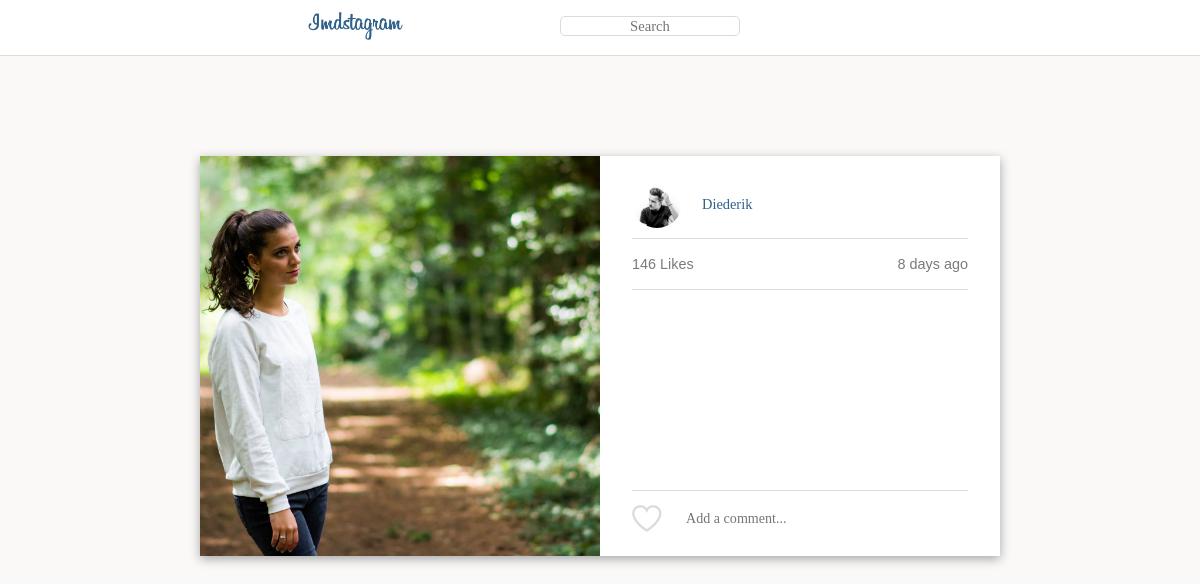
Page /postDetail.php?imageID=10 on the committed database.
### tables this page shows
CREATE TABLE `posts` (
  `imageID` int(11) NOT NULL AUTO_INCREMENT,
  `fileLocation` varchar(300) NOT NULL DEFAULT '',
  `description` varchar(300) NOT NULL DEFAULT '',
  `filter` varchar(45) DEFAULT NULL,
  `imageUserID` int(11) DEFAULT NULL,
  `timestamp` timestamp NULL DEFAULT CURRENT_TIMESTAMP ON UPDATE CURRENT_TIMESTAMP,
  `location` varchar(255) DEFAULT NULL,
  PRIMARY KEY (`imageID`)
);

CREATE TABLE `users` (
  `userID` int(11) NOT NULL AUTO_INCREMENT,
  `email` varchar(255) NOT NULL,
  `fullname` varchar(255) NOT NULL,
  `username` varchar(255) NOT NULL,
  `password` varchar(255) NOT NULL,
  `private` varchar(45) NOT NULL DEFAULT 'no',
  `bio` varchar(150) DEFAULT '',
  `avatar` varchar(255) DEFAULT NULL,
  PRIMARY KEY (`userID`)
);

### classes/postDetail.class.php (called while the page is built, shortened)
<?php
include_once ("includes/database.inc.php");
class postDetail{
    private $m_iImageID;
    public function __set($p_sProperty, $p_vValue)
    {
        switch($p_sProperty) {
            case "imageID":
                $this->m_iImageID = $p_vValue;
                break;
        }
    }
    public function getImage(){
        global $conn;
        $statement = $conn->prepare("
                                    SELECT *
                                    FROM posts
                                    WHERE imageID = :imageID");
        $statement->bindValue(':imageID', $this->m_iImageID );
        $statement->execute();
        if($statement->rowCount() == 1){
            $result = $statement->fetch(PDO::FETCH_ASSOC);
            return $result;
        }
    }
    public function getAvatar(){
        global $conn;
        $getUserID = $conn->prepare("
                                    SELECT imageUserID
                                    FROM posts
                                    WHERE imageID = :imageID");
        $getUserID->bindValue(':imageID', $this->m_iImageID );
        $getUserID->execute();
        $userID = $getUserID->fetch(PDO::FETCH_ASSOC);
        $avatarLocation = $conn->prepare("
                                 SELECT avatar
                                 FROM users
                                 WHERE userID = :userID");
        $avatarLocation->bindValue(':userID', $userID['imageUserID']);
        $avatarLocation->execute();
        $result = $avatarLocation->fetch(PDO::FETCH_ASSOC);
        return $result;
    }
    public function getUsername(){
        global $conn;
        $getUserID = $conn->prepare("
                                    SELECT imageUserID
                                    FROM posts
                                    WHERE imageID = :imageID");
        $getUserID->bindValue(':imageID', $this->m_iImageID );
        $getUserID->execute();
        $userID = $getUserID->fetch(PDO::FETCH_ASSOC);
        $username = $conn->prepare("SELECT username
                                    FROM users
                                    WHERE userID = :userID");
        $username->bindValue(':userID', $userID['imageUserID']);
        $username->execute();
        $result = $username->fetch(PDO::FETCH_ASSOC);
        return $result;
    }
    public function getPostHour(){
        global $conn;
        $postTime = $conn->prepare("SELECT timestamp
                                   FROM posts
                                   WHERE imageID = :imageID");
        $postTime->bindValue(':imageID', $this->m_iImageID);
        $postTime->execute();
        $postTime = $postTime->fetch(PDO::FETCH_ASSOC);
        $currentTime = strtotime(date('Y-m-d H:i:s'));
        $postedTime = strtotime($postTime['timestamp']);
        $difference = $currentTime - $postedTime;
        $days = $difference/60/60/24;
        $hour = $difference/(60*60);
        $minutes = (abs($difference)/60);
        if(number_format($minutes, 0) < 1)
        {
            $result = "A moment ago";
        }
        elseif(number_format($hour, 0) < 1)
        {
            $result = number_format($minutes, 0). " minutes ago" ;
        }
        elseif(number_format($hour, 0) < 24)
        {
            $result = number_format($hour, 0)."h";
        }
        else
        {
            $result = number_format($days, 0)." days ago";
        }
        return $result;
    }
}

### postDetail.php (the view, shortened to what this page needs)
<?php
    include_once ("includes/nav.inc.php");
    include_once ("classes/postDetail.class.php");
    if(isset($_GET['imageID'])){
        $post = new postDetail();
        $post->imageID = $_GET['imageID'];
        $image = $post->getImage();
        $avatar = $post->getAvatar();
        $username = $post->getUsername();
        $postTime = $post->getPostHour();
    }
?><!doctype html>
<html lang="en">
<head>
    <link rel="stylesheet" href="css/reset.css">
    <link rel="stylesheet" href="css/style.css">
</head>
<body>
    <div class="postDetail">
        <div class="innerLeft"><img src="<?php echo $image['fileLocation']; ?>" alt=""></div>
        <div class="innerRight">
            <div class="innerRightContainer">
                <div class="innerRightHeader">
                    <img class="avatar" src="<?php echo $avatar['avatar']; ?>" alt="">
                    <a href=""><p class="name"><?php echo $username['username']; ?></p></a>
                </div>
                <div class="innerRightSecondHeader">
                    <p class="likes">146 Likes</p>
                    <p class="timestamp"><?php echo $postTime ?></p>
                </div>
                <div class="commentFeed">
                </div>
                <div class="innerRightFooter">
                    <form class="innerRightFooterForm" action="" method="post">
                        <a class="like" href="#"><img id="like" src="images/heart_blank.png" alt="like"></a>
                        <input id="commentField" type="text" name="commentField" placeholder="Add a comment...">
                    </form>
                </div>
            </div>
        </div>
    </div>
</body>
</html>

### css/style.css (style rules this page uses)
body { font-family: Montserrat, sans-serif; background-color: #fbf9f7; color: #4E606A; }
body a { text-decoration: none; color: #30618B; }
#floatingBtn a:active,a:link,a:visited { text-decoration: none; }

### postDetail.php (style rules this page uses)
.postDetail { background-color: grey; width: 800px; height: 400px; margin: 100px auto 0 auto; display: flex; box-shadow: 0px 3px 10px #a5a5a6; }
.innerLeft { width: 400px; height: 400px; }
.innerLeft img { object-fit: cover; width: 100%; height: 100%; background-color: gold; }
.innerRight { width: 400px; height: 400px; background-color: white; }
.innerRightContainer { padding: 2em; }
.innerRightHeader { height: 50px; border-bottom: 1px solid #dddbd9; }
.innerRightSecondHeader { height: 50px; border-bottom: 1px solid #dddbd9; }
.innerRight .commentFeed { height: 200px; border-bottom: 1px solid #dddbd9; }
.avatar { object-fit: cover; height: 50px; width: 50px; border-radius: 50%; float: left; display: inline-block; margin: -10px 0 0 0; }
.name { font-family: 'instaBold', 'sans-serif'; font-size: .9em; display: inline-block; margin: 9px 0 0 20px; color: #30618B; }
.innerRightSecondHeader { display: flex; flex-direction: row; justify-content: space-between; align-items: center; }
.likes { font-size: .9em; color: #7B7A7C; }
.timestamp { font-size: .9em; color: #7B7A7C; }
.commentFeed { overflow-y: scroll; }
.innerRightFooterForm { display: flex; flex-direction: row; align-items: center; }
.like img { margin: 10px 0 0 0; }
#commentField { width: 300px; margin: 10px 0 0 0; font-size: .8em; padding: 10px 0 10px 10px; border: none; color: #7B7A7C; }

### rows in the picture
posts: fileLocation (picture), imageUserID.avatar (picture), imageUserID.username "Diederik", timestamp "8 days ago"
